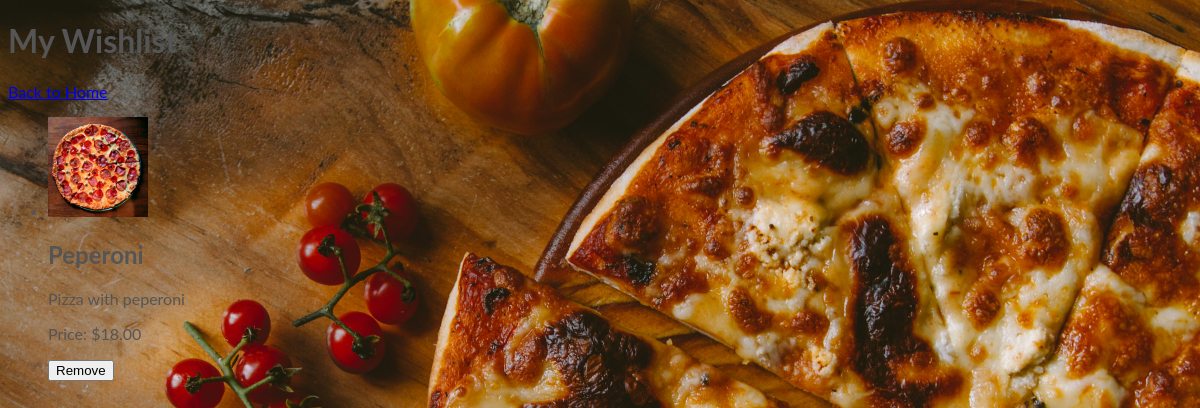
Screenshot of /wishlist/ (signed in) with the database file from the repository.
### pizzas/models.py (models this page shows, shortened)
class Pizza(models.Model):
    category = models.ForeignKey('Category', null=True, blank=True, on_delete=models.SET_NULL)
    sku = models.CharField(max_length=254, null=True, blank=True)
    name = models.CharField(max_length=254)
    description = models.TextField()
    price = models.DecimalField(max_digits=6, decimal_places=2)
    rating = models.DecimalField(max_digits=6, decimal_places=2, null=True, blank=True)
    image_url = models.URLField(max_length=1024, null=True, blank=True)
    image = models.ImageField(null=True, blank=True)

### wishlist/views.py (the view, shortened to what this page needs)
# urls.py: path('', views.wishlist_view, name='wishlist'),
@login_required
def wishlist_view(request):
    wishlist = get_object_or_404(Wishlist, user=request.user)
    pizzas = wishlist.pizzas.all()
    return render(request, 'wishlist/wishlist.html', {'pizzas': pizzas})

### bag/contexts.py (called while the page is built, shortened)
def bag_contents(request):
    bag_items = []
    total = 0
    pizza_count = 0
    bag = request.session.get('bag', {})
    if total < settings.FREE_DELIVERY_THRESHOLD:
        delivery = total * Decimal(settings.STANDARD_DELIVERY_PERCENTAGE / 100)
        free_delivery_delta = settings.FREE_DELIVERY_THRESHOLD - total
    else:
        delivery = 0
        free_delivery_delta = 0
    grand_total = delivery + total
    context = {
        'bag_items': bag_items,
        'total': total,
        'pizza_count': pizza_count,
        'delivery': delivery,
        'free_delivery_delta': free_delivery_delta,
        'free_delivery_threshold': settings.FREE_DELIVERY_THRESHOLD,
        'grand_total': grand_total,
    }
    return context

### wishlist/templates/wishlist/wishlist.html (shortened to what this page needs)
<!DOCTYPE html>
<html lang="en">
<head>
    {% load static %}
    <link rel="stylesheet" href="{% static 'css/base.css' %}">
</head>
<body>
    <header>
        <h1>My Wishlist</h1>
        <a href="{% url 'home' %}">Back to Home</a>
    </header>
    <main>
        {% if pizzas %}
            <ul>
                {% for pizza in pizzas %}
                    <li>
                        <img src="{{ pizza.image.url }}" alt="{{ pizza.name }}" width="100">
                        <h2>{{ pizza.name }}</h2>
                        <p>{{ pizza.description }}</p>
                        <p>Price: ${{ pizza.price }}</p>
                        <form method="post" action="">
                            <button type="submit">Remove</button>
                        </form>
                    </li>
                {% endfor %}
            </ul>
        {% else %}
            <p>Your wishlist is empty.</p>
        {% endif %}
    </main>
</body>
</html>

### static/css/base.css (style rules this page uses)
html { height: 100%; }
body { background: url('/media/ivan-torres-MQUqbmszGGM-unsplash (1).jpg') no-repeat center center fixed; background-size: cover; height: calc(100vh - 164px); color: #555; font-family: 'Lato'; }

### rows the page displays
Pizza: image (picture), name "Peperoni", description "Pizza with peperoni", price "18.00"
